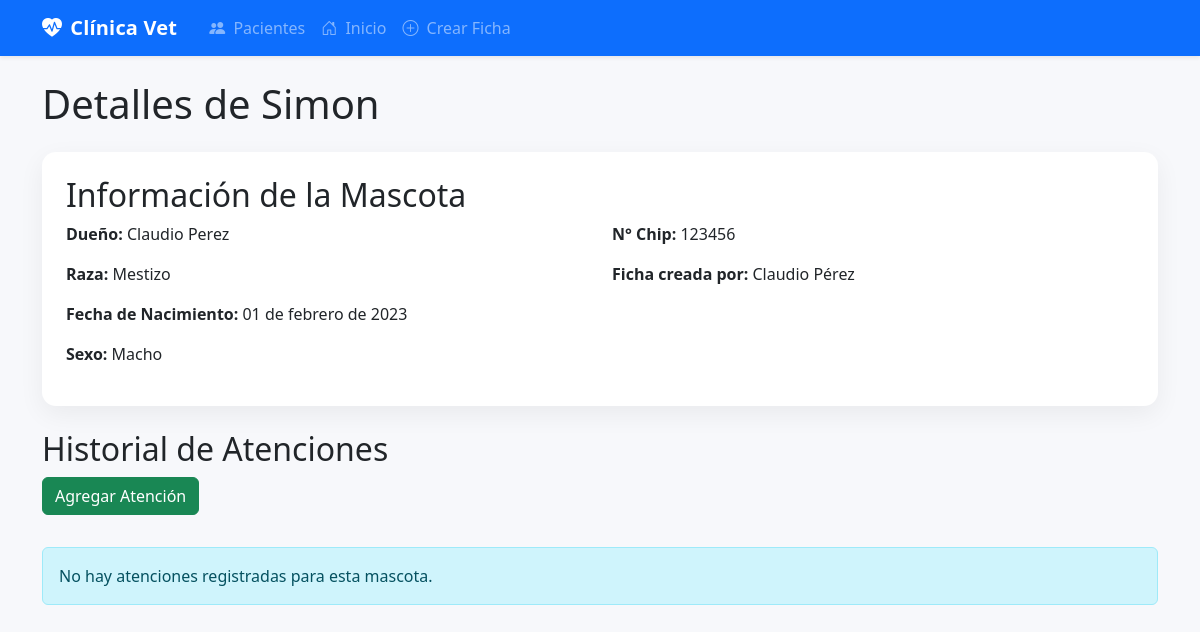
Page /1/ on the earlier database version.
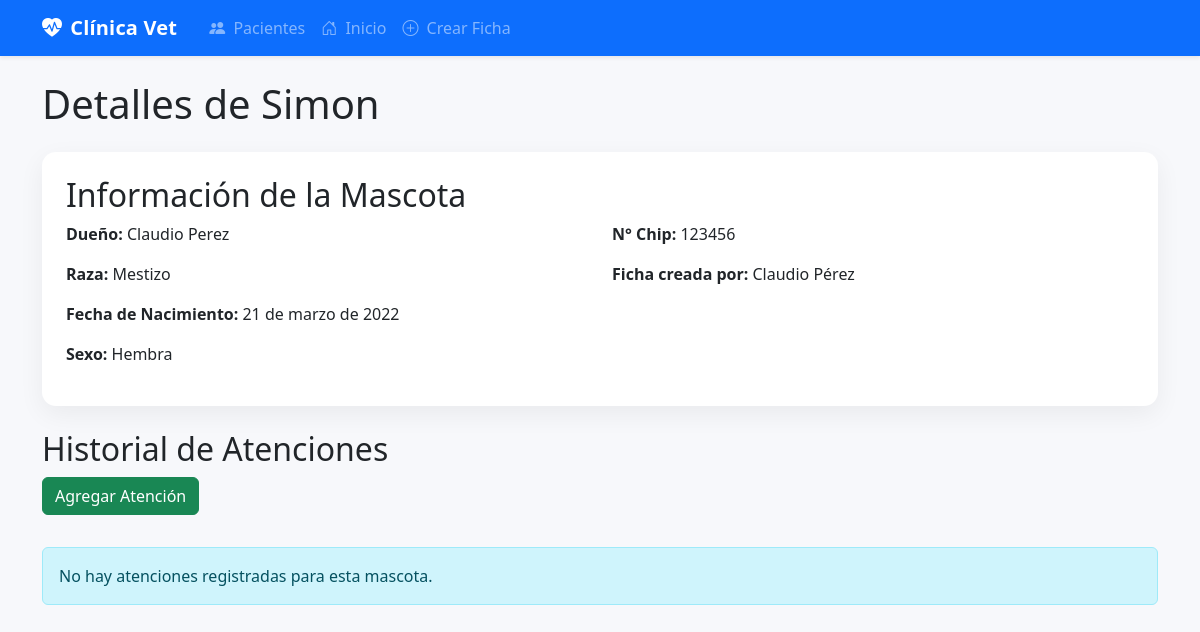
Same page on the later database version.
### principal/models.py (models this page shows, shortened)
class FichaMascota(models.Model):
    idficha_mascota = models.AutoField(primary_key=True, db_column='idficha_mascota')
    nombre = models.CharField(max_length=45)
    num_chip = models.CharField(max_length=45, blank=True, null=True)
    sexo = models.CharField(max_length=1, choices=SEXO_CHOICES)
    fecha_nacimiento = models.DateField()
    raza = models.CharField(max_length=45)
    dueño = models.ForeignKey(Dueno, on_delete=models.CASCADE)
    asistente = models.ForeignKey(Asistente, on_delete=models.SET_NULL, null=True)

class Dueno(models.Model):
    id = models.AutoField(primary_key=True, db_column='iddueño')
    run = models.CharField(max_length=45, unique=True)
    nombres = models.CharField(max_length=45)
    apellidos = models.CharField(max_length=45)
    email = models.EmailField(max_length=45)
    fono_contacto1 = models.CharField(max_length=45)
    fono_contacto2 = models.CharField(max_length=45, blank=True, null=True)

class Asistente(models.Model):
    idasistente = models.OneToOneField(Profesional, on_delete=models.CASCADE, primary_key=True)
    tipo_acceso = models.CharField(max_length=45, choices=ROLES, default='asistente')

class Profesional(models.Model):
    idprofesional = models.IntegerField(primary_key=True)
    run = models.CharField(max_length=13, unique=True)
    nombre = models.CharField(max_length=45)
    apellido = models.CharField(max_length=45)
    fono = models.CharField(max_length=45)
    class Meta:
        verbose_name_plural = "Profesionales"
    def __str__(self):
        return f'{self.nombre} {self.apellido}'

### principal/views.py (the view)
# urls.py: path('<int:pk>/', views.detalle_mascota, name='detalle_mascota'),
def detalle_mascota(request, pk):
    mascota = get_object_or_404(FichaMascota, pk=pk)
    atenciones = Atencion.objects.filter(ficha_mascota=mascota).order_by('-fecha_atencion')
    return render(request, 'principal/detalle_mascota.html', {'mascota': mascota, 'atenciones': atenciones})

### principal/templates/principal/detalle_mascota.html (shortened to what this page needs)
{% extends 'principal/base.html' %}
{% block content %}
    <h1 class="mb-4">Detalles de {{ mascota.nombre }}</h1>
    <div class="card p-4">
        <h2 class="card-title">Información de la Mascota</h2>
        <div class="row">
            <div class="col-md-6">
                <p><strong>Dueño:</strong> {{ mascota.dueño.nombres }} {{ mascota.dueño.apellidos }}</p>
                <p><strong>Raza:</strong> {{ mascota.raza }}</p>
                <p><strong>Fecha de Nacimiento:</strong> {{ mascota.fecha_nacimiento|date:"d \d\e F \d\e Y" }}</p>
                <p><strong>Sexo:</strong> {{ mascota.get_sexo_display }}</p>
            </div>
            <div class="col-md-6">
                <p><strong>N° Chip:</strong> {{ mascota.num_chip|default:"No registrado" }}</p>
                {% if mascota.asistente %}
                    <p><strong>Ficha creada por:</strong> {{ mascota.asistente.idasistente }}</p>
                {% endif %}
            </div>
        </div>
    </div>
    <div class="mt-4">
        <h2>Historial de Atenciones</h2>
        <a href="{% url 'crear_atencion' mascota.pk %}" class="btn btn-success mb-3">Agregar Atención</a>
        {% if atenciones %}
        <ul class="list-group">
            {% for atencion in atenciones %}
            <li class="list-group-item">
                <div class="d-flex w-100 justify-content-between">
                    <h5 class="mb-1">Atención del {{ atencion.fecha_atencion }}</h5>
                    <small>Veterinario: {{ atencion.veterinario.nombre }} {{ atencion.veterinario.apellido }}</small>
                </div>
                <p class="mb-1"><strong>Diagnóstico:</strong> {{ atencion.diagnostico }}</p>
                <p class="mb-1"><strong>Tratamiento:</strong> {{ atencion.tratamiento }}</p>
                <small><strong>Observaciones:</strong> {{ atencion.observaciones|default:"Sin observaciones" }}</small>
                <div class="mt-2">
                    <a href="{% url 'modificar_atencion' atencion.pk %}" class="btn btn-sm btn-warning">Modificar</a>
                    <a href="{% url 'eliminar_atencion' atencion.pk %}" class="btn btn-sm btn-danger">Eliminar</a>
                </div>
            </li>
            {% endfor %}
        </ul>
        {% else %}
        <div class="alert alert-info mt-3">No hay atenciones registradas para esta mascota.</div>
        {% endif %}
    </div>
{% endblock %}

Differences in the rows shown:
changed FichaMascota "Simon": fecha_nacimiento "01 de febrero de 2023" → "21 de marzo de 2022"; sexo "Macho" → "Hembra"
